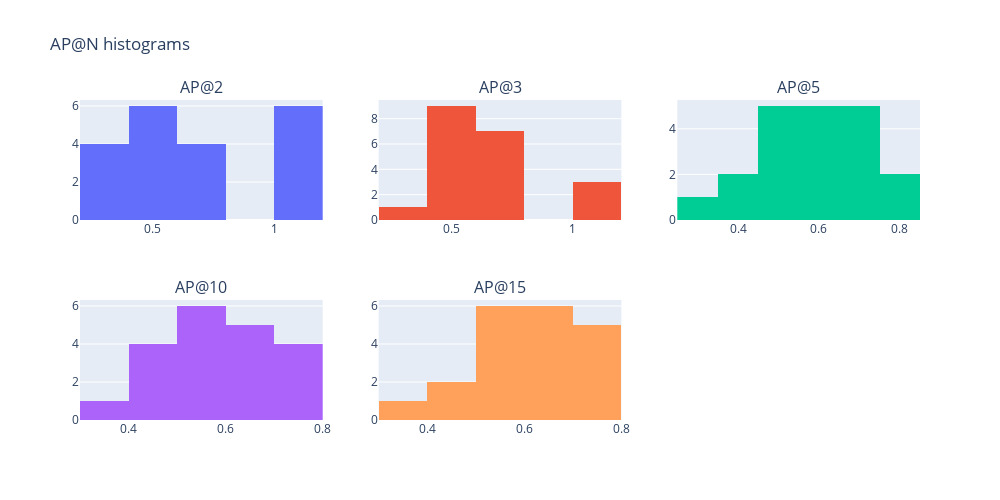

The code cell stored with this chart in its notebook:
### Markdown cell above
### Step 10: Plotting AP@N histograms

### Code cell
fig = make_subplots(rows=2, cols=3, subplot_titles=("AP@2", "AP@3", "AP@5", "AP@10", "AP@15"))

fig.add_trace(go.Histogram(x=AP_songs[0]), row=1, col=1)
fig.add_trace(go.Histogram(x=AP_songs[1]), row=1, col=2)
fig.add_trace(go.Histogram(x=AP_songs[2]), row=1, col=3)
fig.add_trace(go.Histogram(x=AP_songs[3]), row=2, col=1)
fig.add_trace(go.Histogram(x=AP_songs[4]), row=2, col=2)

fig.update_layout(height=500, 
                  width=1000, 
                  showlegend=False,
                  title_text="AP@N histograms")

fig.show()

### Figure 1 — Plotly figure (JSON) as saved in the notebook; plotly's stock layout.template omitted (floating-point values rounded to 4 significant figures)
{"data": [{"type": "histogram", "x": [1, 0.5556, 0.6667, 1, 1, 1, 0.5, 0.5556, 1, 0.3333, 0.3333, 0.3333, 0.5, 0.6667, 0.5556, 1, 0.6667, 0.6667, 0.3333, 0.5556], "xaxis": "x", "yaxis": "y"}, {"type": "histogram", "x": [0.76, 0.4533, 0.71, 0.76, 1, 1, 0.5, 0.4533, 1, 0.3333, 0.4667, 0.42, 0.5, 0.71, 0.4833, 0.76, 0.71, 0.55, 0.42, 0.6433], "xaxis": "x2", "yaxis": "y2"}, {"type": "histogram", "x": [0.6961, 0.5975, 0.6018, 0.5792, 0.7328, 0.8, 0.5, 0.4063, 0.8, 0.3333, 0.4667, 0.4848, 0.5, 0.6592, 0.6125, 0.6961, 0.6818, 0.3917, 0.4758, 0.6259], "xaxis": "x3", "yaxis": "y3"}, {"type": "histogram", "x": [0.6625, 0.5818, 0.5189, 0.5015, 0.6907, 0.7375, 0.5, 0.5508, 0.7375, 0.3333, 0.4667, 0.4865, 0.5769, 0.6992, 0.6633, 0.7276, 0.7166, 0.4546, 0.422, 0.6736], "xaxis": "x4", "yaxis": "y4"}, {"type": "histogram", "x": [0.6799, 0.6099, 0.5754, 0.5592, 0.7043, 0.7449, 0.5, 0.6114, 0.7449, 0.3333, 0.4667, 0.5552, 0.5769, 0.6593, 0.6898, 0.7455, 0.736, 0.5065, 0.4854, 0.6987], "xaxis": "x5", "yaxis": "y5"}], "layout": {"annotations": [{"font": {"size": 16}, "showarrow": false, "text": "AP@2", "x": 0.1444, "xanchor": "center", "xref": "paper", "y": 1, "yanchor": "bottom", "yref": "paper"}, {"font": {"size": 16}, "showarrow": false, "text": "AP@3", "x": 0.5, "xanchor": "center", "xref": "paper", "y": 1, "yanchor": "bottom", "yref": "paper"}, {"font": {"size": 16}, "showarrow": false, "text": "AP@5", "x": 0.8556, "xanchor": "center", "xref": "paper", "y": 1, "yanchor": "bottom", "yref": "paper"}, {"font": {"size": 16}, "showarrow": false, "text": "AP@10", "x": 0.1444, "xanchor": "center", "xref": "paper", "y": 0.375, "yanchor": "bottom", "yref": "paper"}, {"font": {"size": 16}, "showarrow": false, "text": "AP@15", "x": 0.5, "xanchor": "center", "xref": "paper", "y": 0.375, "yanchor": "bottom", "yref": "paper"}], "height": 500, "showlegend": false, "title": {"text": "AP@N histograms"}, "width": 1000, "xaxis": {"anchor": "y", "domain": [0, 0.2889]}, "xaxis2": {"anchor": "y2", "domain": [0.3556, 0.6444]}, "xaxis3": {"anchor": "y3", "domain": [0.7111, 1]}, "xaxis4": {"anchor": "y4", "domain": [0, 0.2889]}, "xaxis5": {"anchor": "y5", "domain": [0.3556, 0.6444]}, "xaxis6": {"anchor": "y6", "domain": [0.7111, 1]}, "yaxis": {"anchor": "x", "domain": [0.625, 1]}, "yaxis2": {"anchor": "x2", "domain": [0.625, 1]}, "yaxis3": {"anchor": "x3", "domain": [0.625, 1]}, "yaxis4": {"anchor": "x4", "domain": [0, 0.375]}, "yaxis5": {"anchor": "x5", "domain": [0, 0.375]}, "yaxis6": {"anchor": "x6", "domain": [0, 0.375]}}}
